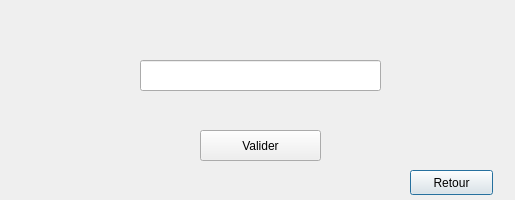
<?xml version="1.0" encoding="UTF-8"?>
<ui version="4.0">
 <class>OptionsWindow</class>
 <widget class="QDialog" name="OptionsWindow">
  <property name="geometry">
   <rect>
    <x>0</x>
    <y>0</y>
    <width>515</width>
    <height>200</height>
   </rect>
  </property>
  <property name="windowTitle">
   <string>Dialog</string>
  </property>
  <widget class="QPushButton" name="bRetour">
   <property name="geometry">
    <rect>
     <x>410</x>
     <y>170</y>
     <width>83</width>
     <height>25</height>
    </rect>
   </property>
   <property name="cursor">
    <cursorShape>PointingHandCursor</cursorShape>
   </property>
   <property name="text">
    <string>Retour</string>
   </property>
  </widget>
  <widget class="QLineEdit" name="codeEdit">
   <property name="geometry">
    <rect>
     <x>140</x>
     <y>60</y>
     <width>241</width>
     <height>31</height>
    </rect>
   </property>
   <property name="font">
    <font>
     <family>DejaVu Sans</family>
     <pointsize>14</pointsize>
    </font>
   </property>
   <property name="cursor">
    <cursorShape>IBeamCursor</cursorShape>
   </property>
  </widget>
  <widget class="QPushButton" name="bValider">
   <property name="geometry">
    <rect>
     <x>200</x>
     <y>130</y>
     <width>121</width>
     <height>31</height>
    </rect>
   </property>
   <property name="text">
    <string>Valider</string>
   </property>
  </widget>
 </widget>
 <resources/>
 <connections/>
</ui>
